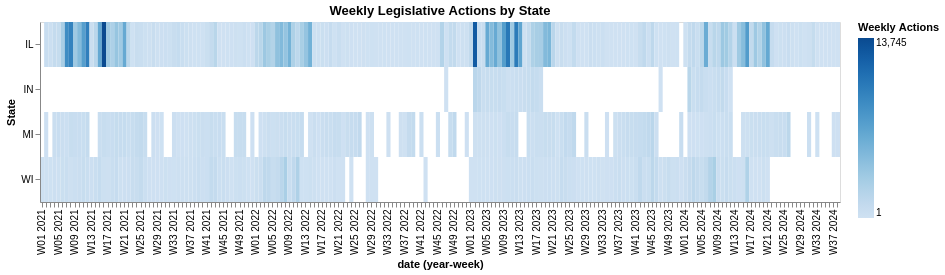

Here is the notebook cell this chart was saved with:
### Markdown cell above
### 4.1 - Actions Heatmap

Generate a heatmap (using `mark_rect`) with:

- a row per state
- each row consists of shaded marks with shading based on the total action count for a given week

Tip: Use the 'yearweek(date)' aggregation for the X channel.

See `imgs/ex4.1.png`.

### Code cell
def actions_heatmap_scaled(df):
    weekly_counts = (
        # Assigns starting week to each date
        df.assign(date=df["date"].dt.to_period("W-SUN").dt.start_time)
        .groupby(["state", "date"])
        .size()
        .reset_index(name="action_count")
    )

    return alt.Chart(weekly_counts).mark_rect().encode(
        x=alt.X(
    "yearmonthdate(date):O",
    title="date (year-week)",
    axis=alt.Axis(
        format="W%V %G",
        labelAngle=-90,
        labelOverlap=True
    )
),
        y=alt.Y("state:N", title="State"),
        color=alt.Color(
            "action_count:Q",
            title="Weekly Actions",
            scale=alt.Scale(scheme="blues")
        ),
        tooltip=[
            alt.Tooltip("state:N", title="State"),
            alt.Tooltip("date:T", title="Week Starting", format="%Y-%m-%d"),
            alt.Tooltip("action_count:Q", title="Actions", format=",")
        ]
    ).properties(
        width=800,
        height=180,
        title="Weekly Legislative Actions by State"
    )


actions_heatmap_scaled(actions_df())

### Figure 1 — Vega-Lite specification as saved in the notebook (floating-point values rounded to 4 significant figures; data arrays with more than 128 entries replaced by an {"elided": "..."} marker saying what was removed)
{"config": {"view": {"continuousWidth": 300, "continuousHeight": 300}}, "data": {"name": "data-2e77958cd12a9cf0773c0c0cfe6fd105"}, "mark": {"type": "rect"}, "encoding": {"color": {"field": "action_count", "scale": {"scheme": "blues"}, "title": "Weekly Actions", "type": "quantitative"}, "tooltip": [{"field": "state", "title": "State", "type": "nominal"}, {"field": "date", "format": "%Y-%m-%d", "title": "Week Starting", "type": "temporal"}, {"field": "action_count", "format": ",", "title": "Actions", "type": "quantitative"}], "x": {"axis": {"format": "W%V %G", "labelAngle": -90, "labelOverlap": true}, "field": "date", "timeUnit": "yearmonthdate", "title": "date (year-week)", "type": "ordinal"}, "y": {"field": "state", "title": "State", "type": "nominal"}}, "height": 180, "title": "Weekly Legislative Actions by State", "width": 800, "$schema": "https://vega.github.io/schema/vega-lite/v6.4.1.json", "datasets": {"data-2e77958cd12a9cf0773c0c0cfe6fd105": {"elided": "516 records"}}}
